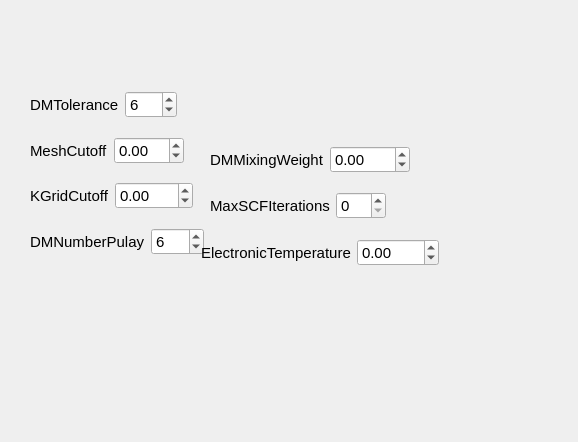
                       <widget class="QWidget" name="scrollAreaWidgetContents_5">
                        <property name="geometry">
                         <rect>
                          <x>0</x>
                          <y>0</y>
                          <width>578</width>
                          <height>442</height>
                         </rect>
                        </property>
                        <widget class="QWidget" name="layoutWidget_8">
                         <property name="geometry">
                          <rect>
                           <x>210</x>
                           <y>190</y>
                           <width>176</width>
                           <height>31</height>
                          </rect>
                         </property>
                         <layout class="QHBoxLayout" name="horizontalLayout_23">
                          <item>
                           <widget class="QLabel" name="label_58">
                            <property name="font">
                             <font>
                              <pointsize>11</pointsize>
                             </font>
                            </property>
                            <property name="text">
                             <string>MaxSCFIterations</string>
                            </property>
                            <property name="scaledContents">
                             <bool>true</bool>
                            </property>
                           </widget>
                          </item>
                          <item>
                           <widget class="QSpinBox" name="MaxSCFIterationsSpin">
                            <property name="font">
                             <font>
                              <pointsize>11</pointsize>
                             </font>
                            </property>
                           </widget>
                          </item>
                         </layout>
                        </widget>
                        <widget class="QWidget" name="layoutWidget_9">
                         <property name="geometry">
                          <rect>
                           <x>210</x>
                           <y>144</y>
                           <width>200</width>
                           <height>31</height>
                          </rect>
                         </property>
                         <layout class="QHBoxLayout" name="horizontalLayout_21">
                          <item>
                           <widget class="QLabel" name="label_79">
                            <property name="font">
                             <font>
                              <pointsize>11</pointsize>
                             </font>
                            </property>
                            <property name="text">
                             <string>DMMixingWeight</string>
                            </property>
                            <property name="scaledContents">
                             <bool>true</bool>
                            </property>
                           </widget>
                          </item>
                          <item>
                           <widget class="QDoubleSpinBox" name="DMMixingWeightSpin">
                            <property name="font">
                             <font>
                              <pointsize>11</pointsize>
                             </font>
                            </property>
                            <property name="minimum">
                             <double>-99.989999999999995</double>
                            </property>
                            <property name="singleStep">
                             <double>0.100000000000000</double>
                            </property>
                           </widget>
                          </item>
                         </layout>
                        </widget>
                        <widget class="QWidget" name="layoutWidget_10">
                         <property name="geometry">
                          <rect>
                           <x>30</x>
                           <y>181</y>
                           <width>163</width>
                           <height>29</height>
                          </rect>
                         </property>
                         <layout class="QHBoxLayout" name="horizontalLayout_22">
                          <item>
                           <widget class="QLabel" name="label_80">
                            <property name="font">
                             <font>
                              <pointsize>11</pointsize>
                             </font>
                            </property>
                            <property name="text">
                             <string>KGridCutoff</string>
                            </property>
                            <property name="scaledContents">
                             <bool>true</bool>
                            </property>
                           </widget>
                          </item>
                          <item>
                           <widget class="QDoubleSpinBox" name="KGridCutoffSpin">
                            <property name="font">
                             <font>
                              <pointsize>11</pointsize>
                             </font>
                            </property>
                            <property name="minimum">
                             <double>-99.989999999999995</double>
                            </property>
                           </widget>
                          </item>
                         </layout>
                        </widget>
                        <widget class="QWidget" name="layoutWidget_11">
                         <property name="geometry">
                          <rect>
                           <x>30</x>
                           <y>136</y>
                           <width>154</width>
                           <height>29</height>
                          </rect>
                         </property>
                         <layout class="QHBoxLayout" name="horizontalLayout_20">
                          <item>
                           <widget class="QLabel" name="label_72">
                            <property name="font">
                             <font>
                              <pointsize>11</pointsize>
                             </font>
                            </property>
                            <property name="text">
                             <string>MeshCutoff</string>
                            </property>
                            <property name="scaledContents">
                             <bool>true</bool>
                            </property>
                           </widget>
                          </item>
                          <item>
                           <widget class="QDoubleSpinBox" name="MeshCutoffSpin">
                            <property name="font">
                             <font>
                              <pointsize>11</pointsize>
                             </font>
                            </property>
                            <property name="minimum">
                             <double>-1.000000000000000</double>
                            </property>
                            <property name="maximum">
                             <double>1.000000000000000</double>
                            </property>
                            <property name="singleStep">
                             <double>0.100000000000000</double>
                            </property>
                           </widget>
                          </item>
                         </layout>
                        </widget>
                        <widget class="QWidget" name="layoutWidget_12">
                         <property name="geometry">
                          <rect>
                           <x>30</x>
                           <y>227</y>
                           <width>174</width>
                           <height>29</height>
                          </rect>
                         </property>
                         <layout class="QHBoxLayout" name="horizontalLayout_25">
                          <item>
                           <widget class="QLabel" name="label_77">
                            <property name="font">
                             <font>
                              <pointsize>11</pointsize>
                             </font>
                            </property>
                            <property name="text">
                             <string>DMNumberPulay</string>
                            </property>
                            <property name="scaledContents">
                             <bool>true</bool>
                            </property>
                           </widget>
                          </item>
                          <item>
                           <widget class="QSpinBox" name="DMNumberPulaySpin">
                            <property name="font">
                             <font>
                              <pointsize>11</pointsize>
                             </font>
                            </property>
                            <property name="value">
                             <number>6</number>
                            </property>
                           </widget>
                          </item>
                         </layout>
                        </widget>
                        <widget class="QWidget" name="layoutWidget_13">
                         <property name="geometry">
                          <rect>
                           <x>30</x>
                           <y>90</y>
                           <width>147</width>
                           <height>29</height>
                          </rect>
                         </property>
                         <layout class="QHBoxLayout" name="horizontalLayout_24">
                          <item>
                           <widget class="QLabel" name="label_78">
                            <property name="font">
                             <font>
                              <pointsize>11</pointsize>
                             </font>
                            </property>
                            <property name="text">
                             <string>DMTolerance</string>
                            </property>
                            <property name="scaledContents">
                             <bool>true</bool>
                            </property>
                           </widget>
                          </item>
                          <item>
                           <widget class="QSpinBox" name="DMToleranceSpin">
                            <property name="font">
                             <font>
                              <pointsize>11</pointsize>
                             </font>
                            </property>
                            <property name="value">
                             <number>6</number>
                            </property>
                           </widget>
                          </item>
                         </layout>
                        </widget>
                        <widget class="QWidget" name="layoutWidget_15">
                         <property name="geometry">
                          <rect>
                           <x>201</x>
                           <y>237</y>
                           <width>238</width>
                           <height>31</height>
                          </rect>
                         </property>
                         <layout class="QHBoxLayout" name="horizontalLayout_33">
                          <item>
                           <widget class="QLabel" name="label_81">
                            <property name="font">
                             <font>
                              <pointsize>11</pointsize>
                             </font>
                            </property>
                            <property name="text">
                             <string>ElectronicTemperature</string>
                            </property>
                            <property name="scaledContents">
                             <bool>true</bool>
                            </property>
                           </widget>
                          </item>
                          <item>
                           <widget class="QDoubleSpinBox" name="ElectronicTemperatureSpin">
                            <property name="font">
                             <font>
                              <pointsize>11</pointsize>
                             </font>
                            </property>
                            <property name="minimum">
                             <double>-99.989999999999995</double>
                            </property>
                            <property name="singleStep">
                             <double>0.100000000000000</double>
                            </property>
                           </widget>
                          </item>
                         </layout>
                        </widget>
                       </widget>
